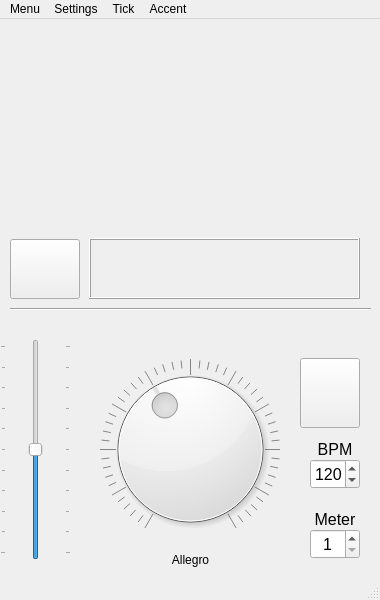
<?xml version="1.0" encoding="UTF-8"?>
<ui version="4.0">
 <class>Main</class>
 <widget class="QMainWindow" name="Main">
  <property name="geometry">
   <rect>
    <x>0</x>
    <y>0</y>
    <width>380</width>
    <height>600</height>
   </rect>
  </property>
  <property name="sizePolicy">
   <sizepolicy hsizetype="Fixed" vsizetype="Fixed">
    <horstretch>0</horstretch>
    <verstretch>0</verstretch>
   </sizepolicy>
  </property>
  <property name="minimumSize">
   <size>
    <width>380</width>
    <height>600</height>
   </size>
  </property>
  <property name="maximumSize">
   <size>
    <width>380</width>
    <height>600</height>
   </size>
  </property>
  <property name="windowTitle">
   <string>Tune Time v0.1</string>
  </property>
  <property name="windowIcon">
   <iconset resource="tune_time.qrc">
    <normaloff>:/program icon/icon.svg</normaloff>:/program icon/icon.svg</iconset>
  </property>
  <widget class="QWidget" name="centralwidget">
   <widget class="QLabel" name="lbl_note">
    <property name="geometry">
     <rect>
      <x>164</x>
      <y>212</y>
      <width>61</width>
      <height>50</height>
     </rect>
    </property>
    <property name="font">
     <font>
      <pointsize>22</pointsize>
     </font>
    </property>
    <property name="text">
     <string/>
    </property>
    <property name="alignment">
     <set>Qt::AlignBottom|Qt::AlignHCenter</set>
    </property>
   </widget>
   <widget class="QLabel" name="lbl_cents">
    <property name="geometry">
     <rect>
      <x>90</x>
      <y>210</y>
      <width>61</width>
      <height>50</height>
     </rect>
    </property>
    <property name="font">
     <font>
      <pointsize>16</pointsize>
     </font>
    </property>
    <property name="text">
     <string/>
    </property>
    <property name="alignment">
     <set>Qt::AlignBottom|Qt::AlignHCenter</set>
    </property>
   </widget>
   <widget class="QLabel" name="lbl_freq">
    <property name="geometry">
     <rect>
      <x>250</x>
      <y>210</y>
      <width>121</width>
      <height>50</height>
     </rect>
    </property>
    <property name="font">
     <font>
      <pointsize>12</pointsize>
     </font>
    </property>
    <property name="text">
     <string/>
    </property>
    <property name="alignment">
     <set>Qt::AlignBottom|Qt::AlignHCenter</set>
    </property>
   </widget>
   <widget class="QPushButton" name="btn_tuner">
    <property name="geometry">
     <rect>
      <x>10</x>
      <y>220</y>
      <width>70</width>
      <height>60</height>
     </rect>
    </property>
    <property name="text">
     <string/>
    </property>
    <property name="icon">
     <iconset resource="tune_time.qrc">
      <normaloff>:/metronome button/start.svg</normaloff>:/metronome button/start.svg</iconset>
    </property>
    <property name="iconSize">
     <size>
      <width>48</width>
      <height>48</height>
     </size>
    </property>
    <property name="shortcut">
     <string>T</string>
    </property>
    <property name="checkable">
     <bool>true</bool>
    </property>
   </widget>
   <widget class="QPushButton" name="btn_metronome">
    <property name="geometry">
     <rect>
      <x>300</x>
      <y>339</y>
      <width>60</width>
      <height>70</height>
     </rect>
    </property>
    <property name="text">
     <string/>
    </property>
    <property name="icon">
     <iconset resource="tune_time.qrc">
      <normaloff>:/metronome button/start.svg</normaloff>:/metronome button/start.svg</iconset>
    </property>
    <property name="iconSize">
     <size>
      <width>48</width>
      <height>48</height>
     </size>
    </property>
    <property name="shortcut">
     <string>M</string>
    </property>
    <property name="checkable">
     <bool>true</bool>
    </property>
    <property name="autoDefault">
     <bool>false</bool>
    </property>
    <property name="default">
     <bool>false</bool>
    </property>
    <property name="flat">
     <bool>false</bool>
    </property>
   </widget>
   <widget class="QLabel" name="label">
    <property name="geometry">
     <rect>
      <x>310</x>
      <y>420</y>
      <width>50</width>
      <height>20</height>
     </rect>
    </property>
    <property name="font">
     <font>
      <pointsize>12</pointsize>
     </font>
    </property>
    <property name="text">
     <string>BPM</string>
    </property>
    <property name="alignment">
     <set>Qt::AlignCenter</set>
    </property>
   </widget>
   <widget class="QDial" name="d_bpm">
    <property name="geometry">
     <rect>
      <x>100</x>
      <y>340</y>
      <width>180</width>
      <height>180</height>
     </rect>
    </property>
    <property name="minimum">
     <number>40</number>
    </property>
    <property name="maximum">
     <number>240</number>
    </property>
    <property name="singleStep">
     <number>1</number>
    </property>
    <property name="sliderPosition">
     <number>120</number>
    </property>
    <property name="orientation">
     <enum>Qt::Horizontal</enum>
    </property>
    <property name="invertedAppearance">
     <bool>false</bool>
    </property>
    <property name="notchTarget">
     <double>3.700000000000000</double>
    </property>
    <property name="notchesVisible">
     <bool>true</bool>
    </property>
   </widget>
   <widget class="QSlider" name="vs_volume">
    <property name="geometry">
     <rect>
      <x>0</x>
      <y>320</y>
      <width>71</width>
      <height>221</height>
     </rect>
    </property>
    <property name="maximum">
     <number>100</number>
    </property>
    <property name="value">
     <number>50</number>
    </property>
    <property name="orientation">
     <enum>Qt::Vertical</enum>
    </property>
    <property name="tickPosition">
     <enum>QSlider::TicksBothSides</enum>
    </property>
    <property name="tickInterval">
     <number>10</number>
    </property>
   </widget>
   <widget class="QSpinBox" name="sb_meter">
    <property name="geometry">
     <rect>
      <x>310</x>
      <y>510</y>
      <width>50</width>
      <height>30</height>
     </rect>
    </property>
    <property name="font">
     <font>
      <pointsize>12</pointsize>
     </font>
    </property>
    <property name="alignment">
     <set>Qt::AlignCenter</set>
    </property>
    <property name="minimum">
     <number>1</number>
    </property>
    <property name="maximum">
     <number>8</number>
    </property>
    <property name="value">
     <number>1</number>
    </property>
   </widget>
   <widget class="QLabel" name="lbl_tempo">
    <property name="geometry">
     <rect>
      <x>140</x>
      <y>520</y>
      <width>101</width>
      <height>41</height>
     </rect>
    </property>
    <property name="mouseTracking">
     <bool>true</bool>
    </property>
    <property name="autoFillBackground">
     <bool>false</bool>
    </property>
    <property name="frameShape">
     <enum>QFrame::NoFrame</enum>
    </property>
    <property name="frameShadow">
     <enum>QFrame::Plain</enum>
    </property>
    <property name="text">
     <string>Allegro</string>
    </property>
    <property name="scaledContents">
     <bool>false</bool>
    </property>
    <property name="alignment">
     <set>Qt::AlignCenter</set>
    </property>
   </widget>
   <widget class="Line" name="line">
    <property name="geometry">
     <rect>
      <x>10</x>
      <y>280</y>
      <width>361</width>
      <height>20</height>
     </rect>
    </property>
    <property name="lineWidth">
     <number>1</number>
    </property>
    <property name="orientation">
     <enum>Qt::Horizontal</enum>
    </property>
   </widget>
   <widget class="QLabel" name="lbl_meter">
    <property name="geometry">
     <rect>
      <x>310</x>
      <y>490</y>
      <width>50</width>
      <height>20</height>
     </rect>
    </property>
    <property name="font">
     <font>
      <pointsize>12</pointsize>
     </font>
    </property>
    <property name="text">
     <string>Meter</string>
    </property>
    <property name="alignment">
     <set>Qt::AlignCenter</set>
    </property>
   </widget>
   <widget class="QSpinBox" name="sb_bpm">
    <property name="geometry">
     <rect>
      <x>310</x>
      <y>440</y>
      <width>50</width>
      <height>30</height>
     </rect>
    </property>
    <property name="font">
     <font>
      <pointsize>12</pointsize>
     </font>
    </property>
    <property name="minimum">
     <number>40</number>
    </property>
    <property name="maximum">
     <number>240</number>
    </property>
    <property name="value">
     <number>120</number>
    </property>
   </widget>
   <widget class="QFrame" name="frame">
    <property name="geometry">
     <rect>
      <x>89</x>
      <y>219</y>
      <width>271</width>
      <height>61</height>
     </rect>
    </property>
    <property name="frameShape">
     <enum>QFrame::Box</enum>
    </property>
    <property name="frameShadow">
     <enum>QFrame::Raised</enum>
    </property>
    <property name="lineWidth">
     <number>1</number>
    </property>
    <property name="midLineWidth">
     <number>0</number>
    </property>
   </widget>
   <zorder>frame</zorder>
   <zorder>lbl_note</zorder>
   <zorder>lbl_cents</zorder>
   <zorder>lbl_freq</zorder>
   <zorder>btn_tuner</zorder>
   <zorder>label</zorder>
   <zorder>d_bpm</zorder>
   <zorder>vs_volume</zorder>
   <zorder>sb_meter</zorder>
   <zorder>lbl_tempo</zorder>
   <zorder>btn_metronome</zorder>
   <zorder>line</zorder>
   <zorder>lbl_meter</zorder>
   <zorder>sb_bpm</zorder>
  </widget>
  <widget class="QMenuBar" name="menubar">
   <property name="geometry">
    <rect>
     <x>0</x>
     <y>0</y>
     <width>380</width>
     <height>21</height>
    </rect>
   </property>
   <widget class="QMenu" name="menuMenu">
    <property name="title">
     <string>Menu</string>
    </property>
    <addaction name="action_save"/>
    <addaction name="separator"/>
    <addaction name="action_hotkeys"/>
    <addaction name="action_about"/>
   </widget>
   <widget class="QMenu" name="menuTick">
    <property name="title">
     <string>Tick</string>
    </property>
   </widget>
   <widget class="QMenu" name="menuAccent">
    <property name="title">
     <string>Accent</string>
    </property>
   </widget>
   <widget class="QMenu" name="menuSettings">
    <property name="title">
     <string>Settings</string>
    </property>
    <addaction name="action_nonstandard_tuning"/>
    <addaction name="action_visbeat"/>
   </widget>
   <addaction name="menuMenu"/>
   <addaction name="menuSettings"/>
   <addaction name="menuTick"/>
   <addaction name="menuAccent"/>
  </widget>
  <widget class="QStatusBar" name="statusbar"/>
  <action name="action_settings">
   <property name="text">
    <string>Settings</string>
   </property>
  </action>
  <action name="action_about">
   <property name="text">
    <string>About</string>
   </property>
  </action>
  <action name="action_hotkeys">
   <property name="text">
    <string>Hotkeys</string>
   </property>
  </action>
  <action name="action_save">
   <property name="text">
    <string>Save (ctrl+s)</string>
   </property>
  </action>
  <action name="action_visbeat">
   <property name="checkable">
    <bool>true</bool>
   </property>
   <property name="text">
    <string>Visual metronome beat</string>
   </property>
  </action>
  <action name="action_nonstandard_tuning">
   <property name="text">
    <string>Nonstandard Tuning</string>
   </property>
  </action>
 </widget>
 <resources>
  <include location="tune_time.qrc"/>
 </resources>
 <connections/>
</ui>
